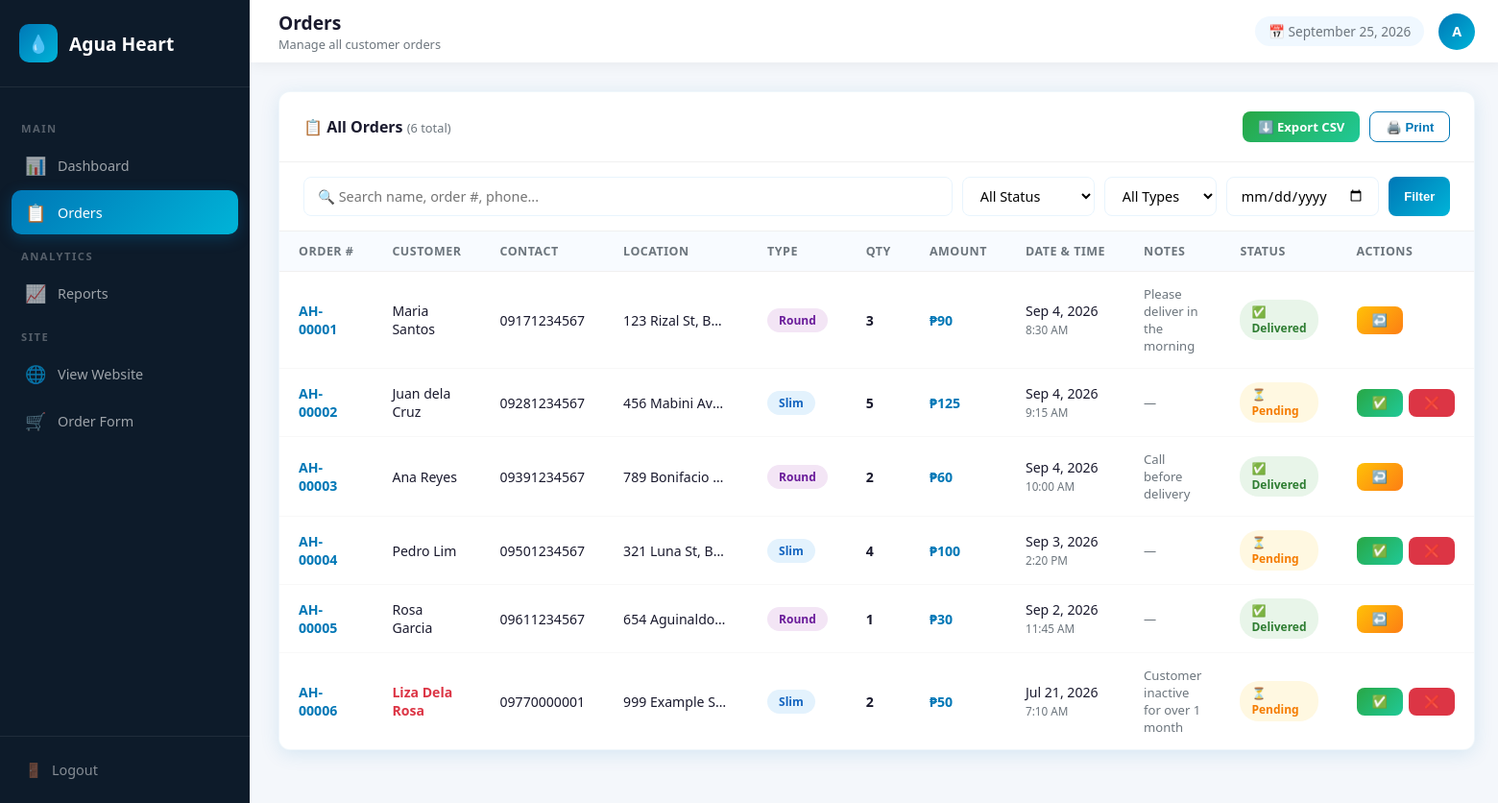
The app's page /admin/orders.php (signed in) with its own data.
### tables this page shows
CREATE TABLE IF NOT EXISTS orders (
    id INT AUTO_INCREMENT PRIMARY KEY,
    order_number VARCHAR(20) NOT NULL,
    customer_name VARCHAR(100) NOT NULL,
    contact_number VARCHAR(20) NULL,
    location TEXT NOT NULL,
    gallon_type ENUM('Slim','Round') NOT NULL,
    quantity INT NOT NULL,
    notes TEXT,
    status ENUM('Pending','Delivered','Cancelled') DEFAULT 'Pending',
    date_ordered DATE NOT NULL,
    time_ordered TIME NOT NULL,
    created_at TIMESTAMP DEFAULT CURRENT_TIMESTAMP
);

### admin/orders.php (the view, shortened to what this page needs)
<?php
require_once '../includes/db.php';
$perPage = 15;
$page = max(1, (int)($_GET['page'] ?? 1));
$offset = ($page - 1) * $perPage;
$search  = trim($_GET['search'] ?? '');
$status  = $_GET['status'] ?? '';
$date    = $_GET['date'] ?? '';
$where = [];
$params = [];
$types = '';
$whereSQL = $where ? 'WHERE ' . implode(' AND ', $where) : '';
$countStmt = $conn->prepare("SELECT COUNT(*) as c FROM orders $whereSQL");
$countStmt->execute();
$total = $countStmt->get_result()->fetch_assoc()['c'];
$stmt = $conn->prepare("SELECT * FROM orders $whereSQL ORDER BY created_at DESC LIMIT ? OFFSET ?");
$allParams = array_merge($params, [$perPage, $offset]);
$allTypes = $types . 'ii';
$stmt->bind_param($allTypes, ...$allParams);
$stmt->execute();
$orders = $stmt->get_result();
$inactiveCustomers = getInactiveCustomers($conn);
?>
<!DOCTYPE html>
<html lang="en">
<head>
    <link rel="stylesheet" href="../assets/css/admin.css">
</head>
<body>
<div class="admin-layout">
    <aside class="sidebar" id="sidebar">
        <div class="sidebar-header">
            <a href="../index.php" class="sidebar-logo">
                <div class="logo-icon">💧</div>
                <span>Agua Heart</span>
            </a>
        </div>
        <nav class="sidebar-nav">
            <div class="nav-label">Main</div>
            <a href="dashboard.php"><span class="nav-icon">📊</span> Dashboard</a>
            <a href="orders.php" class="active"><span class="nav-icon">📋</span> Orders</a>
            <div class="nav-label">Analytics</div>
            <a href="reports.php"><span class="nav-icon">📈</span> Reports</a>
            <div class="nav-label">Site</div>
            <a href="../index.php" target="_blank"><span class="nav-icon">🌐</span> View Website</a>
            <a href="../order.php" target="_blank"><span class="nav-icon">🛒</span> Order Form</a>
        </nav>
        <div class="sidebar-footer">
            <a href="logout.php"><span>🚪</span> Logout</a>
        </div>
    </aside>
    <div class="main-content">
        <div class="topbar">
            <div style="display:flex;align-items:center;gap:15px">
                <div class="topbar-left">
                    <h2>Orders</h2>
                    <p>Manage all customer orders</p>
                </div>
            </div>
            <div class="topbar-right">
                <div class="topbar-date">📅 <?= date('F j, Y') ?></div>
                <div class="admin-avatar"><?= strtoupper(substr($_SESSION['admin_username'], 0, 1)) ?></div>
            </div>
        </div>
        <div class="page-content">
            <div class="table-card">
                <div class="table-header">
                    <h3>📋 All Orders <span style="font-size:0.8rem;color:#6c757d;font-weight:400">(<?= $total ?> total)</span></h3>
                    <div class="table-actions">
                        <a href="reports.php?export=csv<?= $search ? '&search='.urlencode($search) : '' ?><?= $status ? '&status='.urlencode($status) : '' ?>" class="btn-sm btn-success">⬇️ Export CSV</a>
                        <button onclick="window.print()" class="btn-sm btn-outline">🖨️ Print</button>
                    </div>
                </div>
                <form method="GET" class="search-filter">
                    <input type="text" name="search" class="search-input"
                           placeholder="🔍 Search name, order #, phone..."
                           value="<?= htmlspecialchars($search) ?>">
                    <select name="status" class="filter-select">
                        <option value="">All Status</option>
                    </select>
                    <select name="type" class="filter-select">
                        <option value="">All Types</option>
                    </select>
                    <input type="date" name="date" class="filter-select" value="<?= htmlspecialchars($date) ?>">
                    <button type="submit" class="btn-sm btn-primary">Filter</button>
                </form>
                <div class="table-wrap">
                    <table>
                        <thead>
                            <tr>
                                <th>Order #</th>
                                <th>Customer</th>
                                <th>Contact</th>
                                <th>Location</th>
                                <th>Type</th>
                                <th>Qty</th>
                                <th>Amount</th>
                                <th>Date & Time</th>
                                <th>Notes</th>
                                <th>Status</th>
                                <th>Actions</th>
                            </tr>
                        </thead>
                        <tbody>
                        <?php if ($orders->num_rows === 0): ?>
                            <tr><td colspan="11" style="text-align:center;padding:40px;color:#6c757d">No orders found.</td></tr>
                        <?php else: ?>
                        <?php while ($row = $orders->fetch_assoc()):
                            $price = $row['gallon_type'] === 'Slim' ? PRICE_SLIM : PRICE_ROUND;
                            $amount = $price * $row['quantity'];
                            $isInactive = isset($inactiveCustomers[$row['customer_name']]);
                        ?>
                            <tr>
                                <td><strong style="color:#0077b6"><?= htmlspecialchars($row['order_number']) ?></strong></td>
                                <td>
                                    <div style="<?= $isInactive ? 'color:#dc3545;font-weight:700' : '' ?>"><?= htmlspecialchars($row['customer_name']) ?></div>
                                </td>
                                <td><?= htmlspecialchars($row['contact_number']) ?></td>
                                <td style="max-width:150px;white-space:nowrap;overflow:hidden;text-overflow:ellipsis" title="<?= htmlspecialchars($row['location']) ?>"><?= htmlspecialchars($row['location']) ?></td>
                                <td><span class="badge badge-<?= strtolower($row['gallon_type']) ?>"><?= $row['gallon_type'] ?></span></td>
                                <td><strong><?= $row['quantity'] ?></strong></td>
                                <td><strong style="color:#0077b6">₱<?= number_format($amount) ?></strong></td>
                                <td>
                                    <?= date('M j, Y', strtotime($row['date_ordered'])) ?><br>
                                    <small style="color:#6c757d"><?= date('g:i A', strtotime($row['time_ordered'])) ?></small>
                                </td>
                                <td style="max-width:120px;font-size:0.82rem;color:#6c757d">
                                    <?= $row['notes'] ? htmlspecialchars(substr($row['notes'], 0, 40)) . (strlen($row['notes']) > 40 ? '...' : '') : '—' ?>
                                </td>
                                <td>
                                    <span class="badge badge-<?= strtolower($row['status']) ?>">
                                        <?= $row['status'] === 'Pending' ? '⏳' : ($row['status'] === 'Delivered' ? '✅' : '❌') ?>
                                        <?= $row['status'] ?>
                                    </span>
                                </td>
                                <td>
                                    <div class="action-btns">
                                        <?php if ($row['status'] === 'Pending'): ?>
                                            <button class="btn-sm btn-success" onclick="updateStatus(<?= $row['id'] ?>,'Delivered')" title="Mark Delivered">✅</button>
                                            <button class="btn-sm btn-danger" onclick="updateStatus(<?= $row['id'] ?>,'Cancelled')" title="Cancel">❌</button>
                                        <?php elseif ($row['status'] === 'Delivered'): ?>
                                            <button class="btn-sm btn-warning" onclick="updateStatus(<?= $row['id'] ?>,'Pending')" title="Revert to Pending">↩️</button>
                                        <?php else: ?>
                                            <button class="btn-sm btn-warning" onclick="updateStatus(<?= $row['id'] ?>,'Pending')" title="Revert to Pending">↩️</button>
                                        <?php endif; ?>
                                    </div>
                                </td>
                            </tr>
                        <?php endwhile; ?>
                        <?php endif; ?>
                        </tbody>
                    </table>
                </div>
            </div>
        </div>
    </div>
</div>
</body>
</html>

### records on screen
orders: order_number "AH-00001", customer_name "Maria Santos", contact_number "09171234567", location "123 Rizal St, B…", gallon_type "Round", quantity "3", amount "90", date_ordered "Sep 4, 2026", time_ordered "8:30 AM", notes "Please deliver in the morning", status "Delivered"
orders: order_number "AH-00002", customer_name "Juan dela Cruz", contact_number "09281234567", location "456 Mabini Av…", gallon_type "Slim", quantity "5", amount "125", date_ordered "Sep 4, 2026", time_ordered "9:15 AM", status "Pending"
orders: order_number "AH-00003", customer_name "Ana Reyes", contact_number "09391234567", location "789 Bonifacio…", gallon_type "Round", quantity "2", amount "60", date_ordered "Sep 4, 2026", time_ordered "10:00 AM", notes "Call before delivery", status "Delivered"
orders: order_number "AH-00004", customer_name "Pedro Lim", contact_number "09501234567", location "321 Luna St, B…", gallon_type "Slim", quantity "4", amount "100", date_ordered "Sep 3, 2026", time_ordered "2:20 PM", status "Pending"
orders: order_number "AH-00005", customer_name "Rosa Garcia", contact_number "09611234567", location "654 Aguinaldo…", gallon_type "Round", quantity "1", amount "30", date_ordered "Sep 2, 2026", time_ordered "11:45 AM", status "Delivered"
orders: order_number "AH-00006", customer_name "Liza Dela Rosa", contact_number "09770000001", location "999 Example S…", gallon_type "Slim", quantity "2", amount "50", date_ordered "Jul 21, 2026", time_ordered "7:10 AM", notes "Customer inactive for over 1 month", status "Pending"

### other values on screen
substr($_SESSION['admin_username'], 0, 1) "A"
$total "6"
